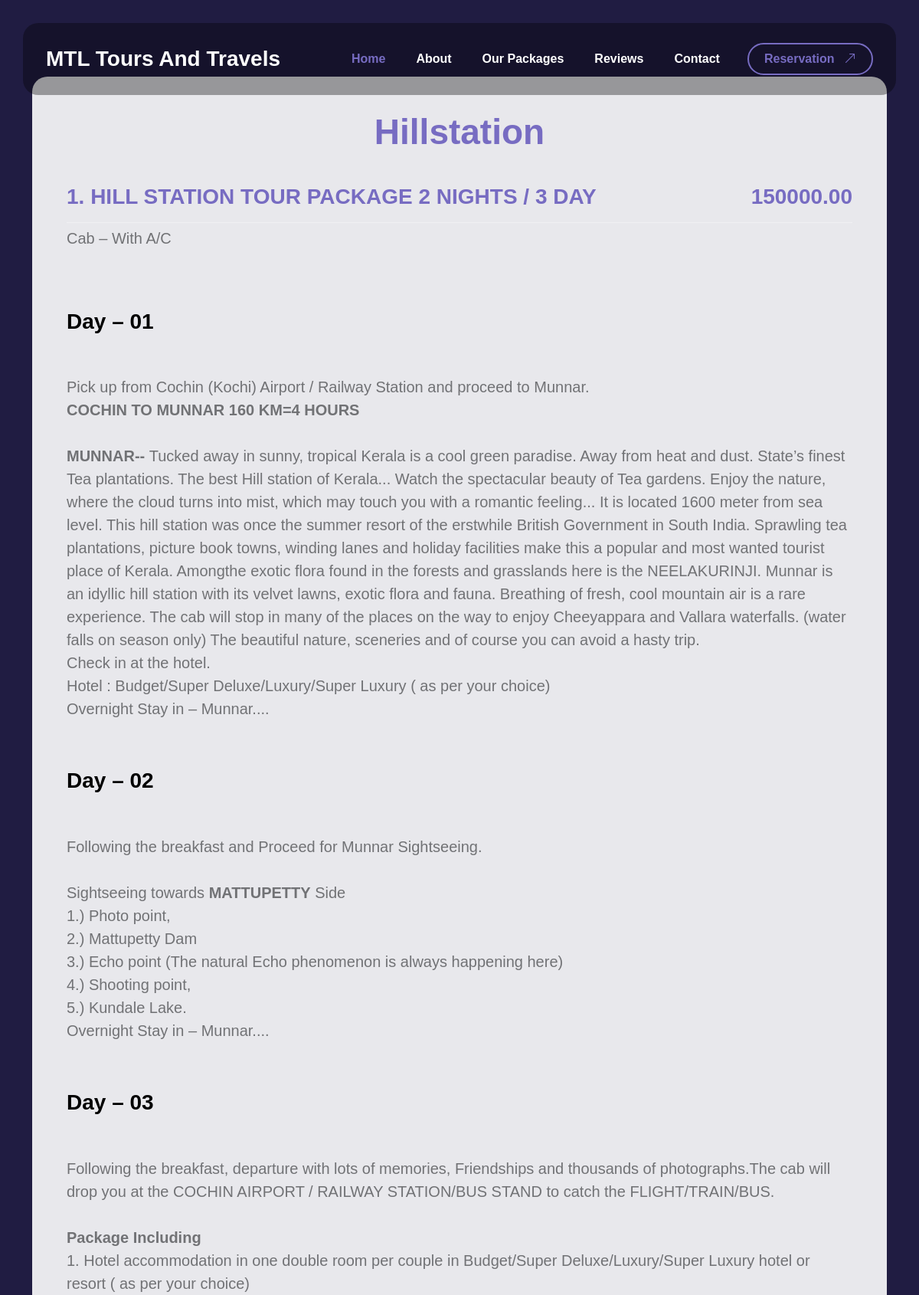
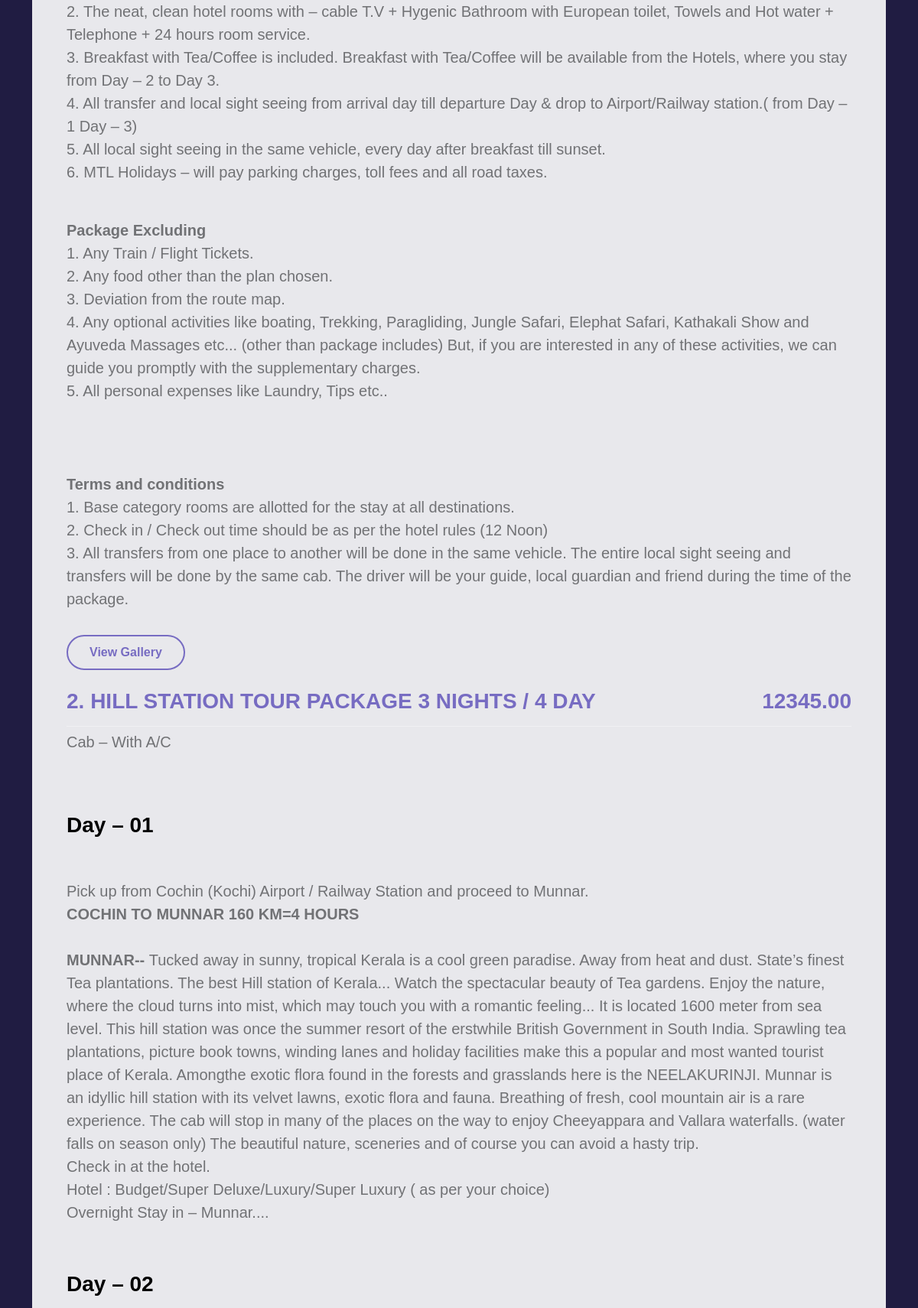
/category/6/ (upper part), run on the app's committed database (2 pictures, top to bottom).
### travelapp/models.py (models this page shows, shortened)
class Category(models.Model):
    heading = models.CharField(max_length=255, verbose_name='Category Heading')
    image = models.ImageField(upload_to='image/', null=True, blank=True)

class Package(models.Model):
    category = models.ForeignKey(Category, on_delete=models.SET_DEFAULT, default=None, related_name='packages', verbose_name=('Category'))
    name = models.CharField(max_length=255, verbose_name=('Package Name'), unique=True)
    price = models.DecimalField(max_digits=8, decimal_places=2, verbose_name=('Price'))
    description = RichTextField(null=True, blank=True, verbose_name=('Description'))

### travelapp/views.py (the view)
# urls.py: path('category/<int:category_id>/',views. package_view, name='package_view'),
def package_view(request, category_id):
    category = get_object_or_404(Category, id=category_id)
    packages = category.packages.all()
    return render(request, 'package_view.html', {'category': category, 'packages': packages})

### travelapp/templates/package_view.html (shortened to what this page needs)
<!DOCTYPE html>
{%load static%}
<html lang="en">
<head>
    <link rel="stylesheet" href="{% static 'css/bootstrap.min.css' %}">
    <link rel="stylesheet" href="{% static 'css/bootstrap-icons.css' %}">
    <link rel="stylesheet" href="{% static 'css/vegas.min.css' %}">
    <link rel="stylesheet" href="{% static 'css/tooplate-barista.css' %}">
</head>
<body class="reservation-page">
    <main>
         <nav class="navbar navbar-expand-lg">
                    <div class="container">
                        <a class="navbar-brand d-flex align-items-center" href="{% url 'index' %}">
                            MTL Tours And Travels
                        </a>
                        <div class="collapse navbar-collapse" id="navbarNav">
                            <ul class="navbar-nav ms-lg-auto">
                                <li class="nav-item">
                                    <a class="nav-link click-scroll" href="{% url 'index' %}#section_1">Home</a>
                                </li>
                                <li class="nav-item">
                                    <a class="nav-link click-scroll" href="{% url 'index' %}#section_2">About</a>
                                </li>
                                <li class="nav-item">
                                    <a class="nav-link click-scroll" href="{% url 'category_selection' %}">Our Packages</a>
                                </li>
                                <li class="nav-item">
                                    <a class="nav-link click-scroll" href="{% url 'index' %}#section_4">Reviews</a>
                                </li>
                                <li class="nav-item">
                                    <a class="nav-link click-scroll" href="{% url 'index' %}#section_5">Contact</a>
                                </li>
                            </ul>
                            <div class="ms-lg-3">
                                <a class="btn custom-btn custom-border-btn" href="{% url 'reservation' %}">
                                    Reservation
                                    <i class="bi-arrow-up-right ms-2"></i>
                                </a>
                            </div>
                        </div>
                    </div>
                </nav>
        <section class="menu-section section-padding" id="section_3">
            <div class="container">
                <div class="row">
                    <div class="col-lg-14 col-12 mb-4 mb-lg-0">
                        <div style="background: rgba(255, 255, 255, 0.897);
                        border-radius: var(--border-radius-medium);
                        padding: 45px;">
                            <div class="text-center mb-4 pb-lg-2">
                                <h2 style="color: #776cc2;">{{ category.heading }}</h2>
                            </div>
                            {% for package in category.packages.all %}
                                <div class="menu-block">
                                    <div class="d-flex">
                                        <h4 style="color: #776cc2;">{{ package.name }}</h4>
                                        <h4 class="ms-auto" style="color: #776cc2;" style="font-size: 1.5em;">{{ package.price }}</h4>
                                    </div>
                                    <div class="border-top mt-2 pt-2">
                                        <h4> {{ package.description|safe }}<h4>
                                    </div>
                                    <a href="{% url 'gallery_url' package.id %}" class="smoothscroll btn custom-btn custom-border-btn mt-3 mb-4">View Gallery</a>
                                </div>
                            {% endfor %}
                        </div>
                    </div>
                </div>
            </div>
        </section>
    </main>
</body>
</html>

### travelapp/static/css/tooplate-barista.css (style rules this page uses)
:root { --white-color: #ffffff; --primary-color: #776cc2; --secondary-color: #776cc2; --section-bg-color: #201c42; --custom-btn-bg-color: #776cc2; --custom-btn-bg-hover-color: #776cc2; --dark-color: #000000; --p-color: #717275; --border-color: #7fffd4; --link-hover-color: #201c42; --body-font-family: 'Plus Jakarta Sans', sans-serif; --h1-font-size: 68px; --h2-font-size: 46px; --h3-font-size: 32px; --h4-font-size: 28px; --h5-font-size: 24px; --h6-font-size: 22px; --p-font-size: 20px; --btn-font-size: 16px; --form-btn-font-size: 18px; --menu-font-size: 16px; --border-radius-large: 100px; --border-radius-medium: 20px; --border-radius-small: 10px; --font-weight-thin: 200; --font-weight-light: 300; --font-weight-normal: 400; --font-weight-bold: 700; }
body { background-color: var(--white-color); font-family: var(--body-font-family); }
h2, h3, h4, h5, h6 { color: var(--dark-color); }
h1, h2, h3, h4, h5, h6 { font-weight: var(--font-weight-bold); }
h2 { font-size: var(--h2-font-size); }
h4 { font-size: var(--h4-font-size); }
p { color: var(--p-color); font-size: var(--p-font-size); font-weight: var(--font-weight-light); }
ul li { color: var(--p-color); font-size: var(--p-font-size); font-weight: var(--font-weight-light); }
a, button { touch-action: manipulation; transition: all 0.3s; }
a { display: inline-block; color: var(--primary-color); text-decoration: none; }
b, strong { font-weight: var(--font-weight-bold); }
.section-padding { padding-top: 100px; padding-bottom: 100px; }
.custom-btn { background: var(--custom-btn-bg-color); border: 2px solid transparent; border-radius: var(--border-radius-large); color: var(--white-color); font-size: var(--btn-font-size); font-weight: var(--font-weight-bold); line-height: normal; transition: all 0.3s; padding: 12px 28px; }
.custom-border-btn { background: transparent; border: 2px solid var(--white-color); color: var(--white-color); }
.navbar { background: transparent; z-index: 999999; padding-top: 30px; padding-bottom: 30px; }
.navbar .container { background: rgba(0, 0, 0, 0.35); border-radius: var(--border-radius-medium); padding: 15px 30px; }
.navbar-brand, .navbar-brand:hover { font-size: var(--h4-font-size); font-weight: var(--font-weight-bold); display: block; color: var(--white-color); }
.navbar .custom-btn { padding: 10px 20px; }
.navbar-expand-lg .navbar-nav .nav-link { border-radius: var(--border-radius-large); margin: 10px; padding: 10px; }
.navbar-nav .nav-link { display: inline-block; color: var(--white-color); font-size: var(--menu-font-size); font-weight: var(--font-weight-bold); padding-top: 15px; padding-bottom: 15px; }
.navbar-nav .nav-link.active, .navbar-nav .nav-link:hover { color: var(--secondary-color); }
.menu-section { background-color: #201c42; background-repeat: no-repeat; }
.menu-block .border-top { border-top-color: rgba(255, 255, 255, 0.35) !important; }
.reservation-page .custom-border-btn { border-color: var(--secondary-color); color: var(--secondary-color); }

### data on the page
Category: heading "Hillstation"
Package: name "1. HILL STATION TOUR PACKAGE 2 NIGHTS / 3 DAY", price "150000.00", description "Cab – With A/C Day – 01 Pick up from Cochin (Kochi) Airport / Railway Station and proceed to Munnar. COCHIN TO MUNNAR 160 KM=4 HOURS MUNNAR-- Tucked away in sunny, tropical Kerala is a cool green paradise. Away from heat and dust. State’s finest Tea plantations. The best Hill station of Kerala... Watch the spectacular beauty of Tea gardens. Enjoy the nature, where the cloud turns into mist, which may touch you with a romantic feeling... It is located 1600 meter from sea level. This hill station was once the summer resort of the erstwhile British Government in South India. Sprawling tea plantations, picture book towns, winding lanes and holiday facilities make this a popular and most wanted…"
Package: name "2. HILL STATION TOUR PACKAGE 3 NIGHTS / 4 DAY", price "12345.00", description "Cab – With A/C Day – 01 Pick up from Cochin (Kochi) Airport / Railway Station and proceed to Munnar. COCHIN TO MUNNAR 160 KM=4 HOURS MUNNAR-- Tucked away in sunny, tropical Kerala is a cool green paradise. Away from heat and dust. State’s finest Tea plantations. The best Hill station of Kerala... Watch the spectacular beauty of Tea gardens. Enjoy the nature, where the cloud turns into mist, which may touch you with a romantic feeling... It is located 1600 meter from sea level. This hill station was once the summer resort of the erstwhile British Government in South India. Sprawling tea plantations, picture book towns, winding lanes and holiday facilities make this a popular and most wanted…"
